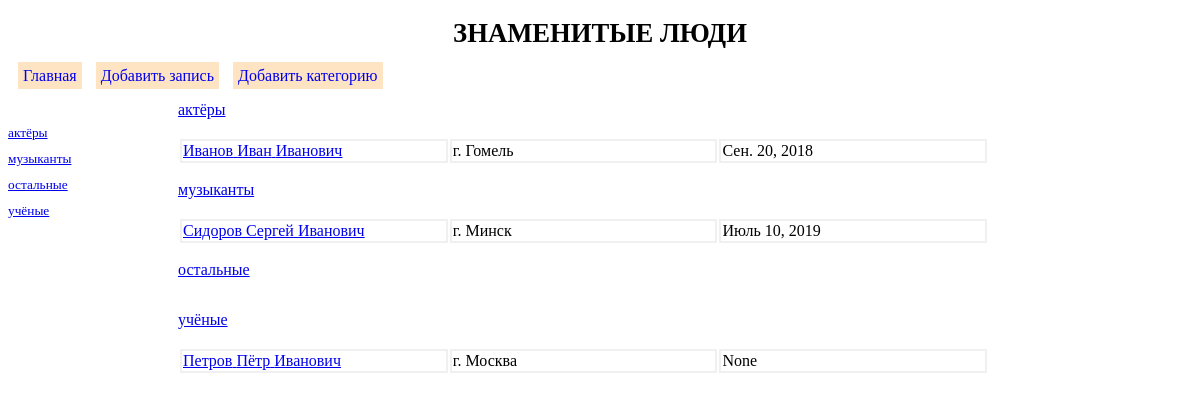
The page /people/ on the database as committed earlier.
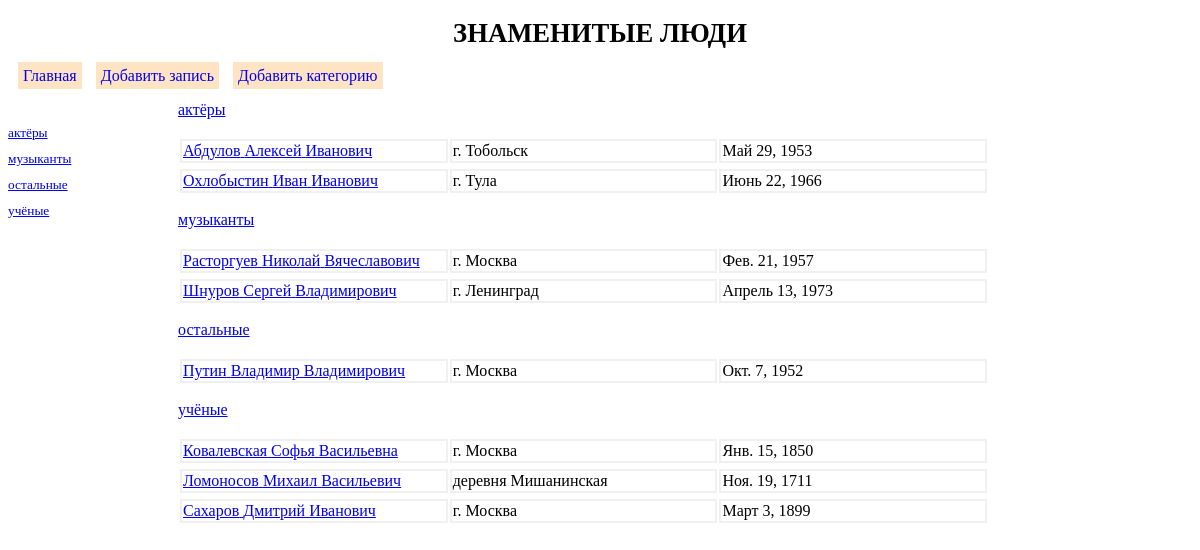
The same page on the database as committed later.
### people/models.py (models this page shows, shortened)
class Category(models.Model):
    name = models.CharField(max_length=100, db_index=True, verbose_name='категория')
    def get_absolute_url(self):
        return '/people/%s/' % self.pk
    class Meta:
        verbose_name_plural = 'Категории'
        verbose_name = 'категорию'
        ordering = ['name']

class ListPeople(models.Model):
    fam = models.CharField(max_length=50, verbose_name='Фамилия')
    name = models.CharField(max_length=50, verbose_name='Имя')
    ot = models.CharField(max_length=50, verbose_name='Отчество')
    addr = models.CharField(max_length=100, verbose_name='Адрес')
    birthday = models.DateField(null=True, blank=True, verbose_name='День рождения')
    note = models.TextField(null=True, blank=True, verbose_name='Заметки')
    category = models.ForeignKey('Category', null=True, on_delete=models.PROTECT, verbose_name='категория')
    class Meta:
        verbose_name_plural = 'Адресная книга'
        verbose_name = 'Запись адресной книги'
        ordering = ['fam']
    def get_absolute_url(self):
        return '/people/people/%s' % self.pk

### people/views.py (the view)
# urls.py: path('', index, name='index'),
def index(request):
    lp = ListPeople.objects.all()
    categories = Category.objects.all()
    context = {'lp': lp, 'categories': categories}
    return render(request, 'people/index.html', context)

### people/templates/people/index.html
{% extends 'layout/basic.html' %}
{% block content %}
{% for category in categories %}
    <p><a href="{{ category.get_absolute_url }}">{{ category.name }}</a></p>
    {% for lp_temp in lp %}
        <table id="tabl_index">
            <tr>{% if lp_temp.category  ==  category %}</tr>
            <tr>
                <td>
                    <a href="{{ lp_temp.get_absolute_url }}">
                        {{ lp_temp.fam }}&nbsp{{ lp_temp.name }}&nbsp{{ lp_temp.ot }}
                    </a>
                </td>
                <td>{{ lp_temp.addr }}</td>
                <td>{{ lp_temp.birthday }}</td>
            </tr>
            {% endif %}
        </table>
    {% endfor %}
{% endfor %}
{% endblock %}

### people/templates/layout/basic.html (shortened to what this page needs)
{% load static %}
<!DOCTYPE html>
<html lang="en">
    <head>
        <link rel="stylesheet" type="text/css" href="{% static 'people/style.css' %}">
    </head>
    <body>
        <header>
            <h1> Знаменитые люди </h1>
        </header>
        <ul>
            <li><a href="{% url 'index' %}">Главная</a></li>
            <li><a href="{% url 'add' %}">Добавить запись</a></li>
            <li><a href="{% url 'create_category' %}">Добавить категорию</a></li>
        </ul>
        <nav>
            {% for category in categories %}
            <a href="{{ category.get_absolute_url }}">{{ category.name }}</a>
            {% endfor %}
        </nav>
        <section>
        {% block content %}
        {% endblock %}
        </section>
    </body>
</html>

### people/static/people/style.css (style rules this page uses)
header h1 { font-size: 20pt; text-transform: uppercase; text-align: center; }
nav { font-size: 10pt; width: 150px; float: left; padding-top: 30px; }
nav a { display: block; margin: 10px 0px; }
section { margin-left: 170px; }
#tabl_index { width: 80%; }
#tabl_index td { width: 250px; border: 2px; border-style: solid; border-color: #F0F0F0; }
ul { list-style: none; margin: 0px; padding-left: 0px; }
ul a { text-decoration: none; }
ul li { display: inline; width: 200px; background: #FFE4C4; margin-left: 10px; padding: 5px; }

Rows that differ between the two databases and show on the page:
removed ListPeople: fam "Иванов", name "Иван", ot "Иванович", addr "г. Гомель", birthday "Сен. 20, 2018", shown under Category "актёры"
removed ListPeople: fam "Сидоров", name "Сергей", ot "Иванович", addr "г. Минск", birthday "Июль 10, 2019", shown under Category "музыканты"
removed ListPeople: fam "Петров", name "Пётр", ot "Иванович", addr "г. Москва", birthday "None", shown under Category "учёные"
added ListPeople: fam "Абдулов", name "Алексей", ot "Иванович", addr "г. Тобольск", birthday "Май 29, 1953", shown under Category "актёры"
added ListPeople: fam "Охлобыстин", name "Иван", ot "Иванович", addr "г. Тула", birthday "Июнь 22, 1966", shown under Category "актёры"
added ListPeople: fam "Расторгуев", name "Николай", ot "Вячеславович", addr "г. Москва", birthday "Фев. 21, 1957", shown under Category "музыканты"
added ListPeople: fam "Шнуров", name "Сергей", ot "Владимирович", addr "г. Ленинград", birthday "Апрель 13, 1973", shown under Category "музыканты"
added ListPeople: fam "Путин", name "Владимир", ot "Владимирович", addr "г. Москва", birthday "Окт. 7, 1952", shown under Category "остальные"
added ListPeople: fam "Ковалевская", name "Софья", ot "Васильевна", addr "г. Москва", birthday "Янв. 15, 1850", shown under Category "учёные"
added ListPeople: fam "Ломоносов", name "Михаил", ot "Васильевич", addr "деревня Мишанинская", birthday "Ноя. 19, 1711", shown under Category "учёные"
added ListPeople: fam "Сахаров", name "Дмитрий", ot "Иванович", addr "г. Москва", birthday "Март 3, 1899", shown under Category "учёные"
